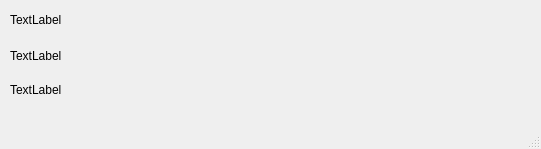
<?xml version="1.0" encoding="UTF-8"?>
<ui version="4.0">
 <class>MainWindow</class>
 <widget class="QMainWindow" name="MainWindow">
  <property name="geometry">
   <rect>
    <x>0</x>
    <y>0</y>
    <width>541</width>
    <height>149</height>
   </rect>
  </property>
  <property name="windowTitle">
   <string>MainWindow</string>
  </property>
  <widget class="QWidget" name="centralwidget">
   <widget class="QLabel" name="label">
    <property name="geometry">
     <rect>
      <x>10</x>
      <y>10</y>
      <width>521</width>
      <height>20</height>
     </rect>
    </property>
    <property name="text">
     <string>TextLabel</string>
    </property>
   </widget>
   <widget class="QLabel" name="label_2">
    <property name="geometry">
     <rect>
      <x>10</x>
      <y>40</y>
      <width>521</width>
      <height>31</height>
     </rect>
    </property>
    <property name="text">
     <string>TextLabel</string>
    </property>
   </widget>
   <widget class="QLabel" name="label_3">
    <property name="geometry">
     <rect>
      <x>10</x>
      <y>80</y>
      <width>521</width>
      <height>20</height>
     </rect>
    </property>
    <property name="text">
     <string>TextLabel</string>
    </property>
   </widget>
  </widget>
  <widget class="QMenuBar" name="menubar">
   <property name="geometry">
    <rect>
     <x>0</x>
     <y>0</y>
     <width>541</width>
     <height>21</height>
    </rect>
   </property>
  </widget>
  <widget class="QStatusBar" name="statusbar"/>
 </widget>
 <resources/>
 <connections/>
</ui>
